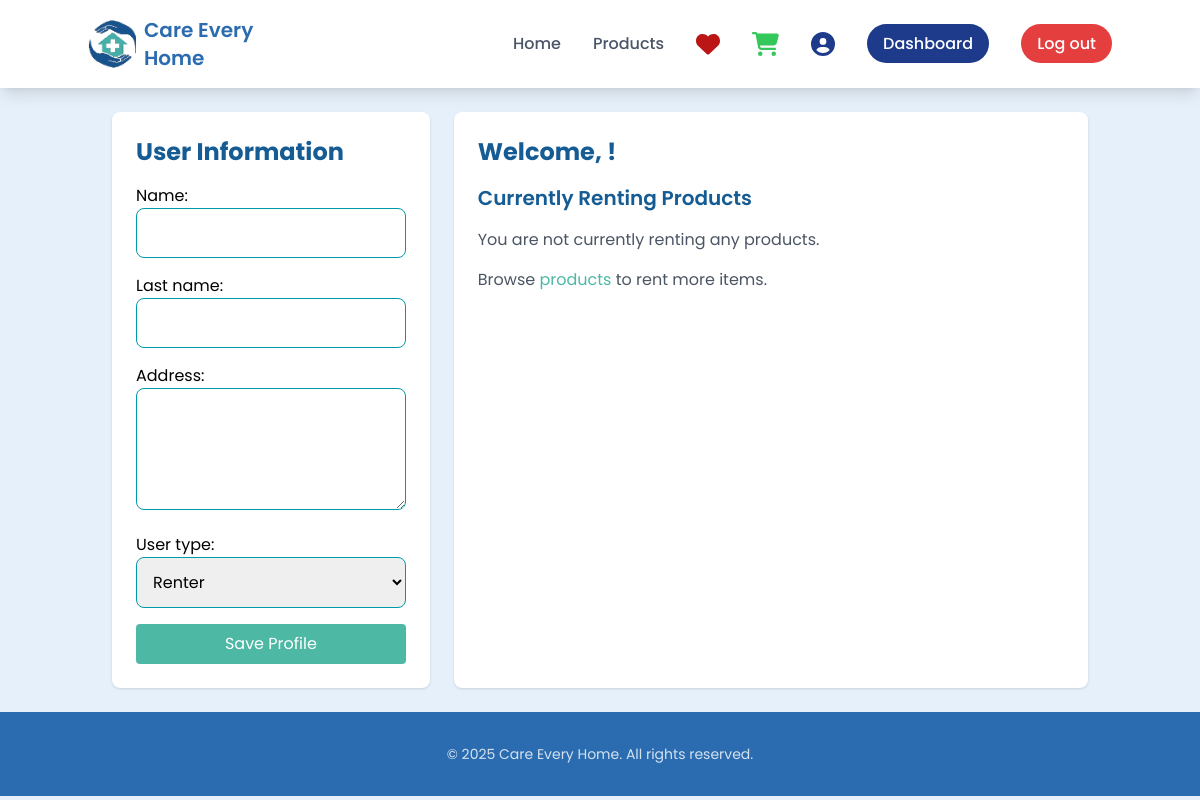
The page /profile/ (signed in) on the database as committed earlier.
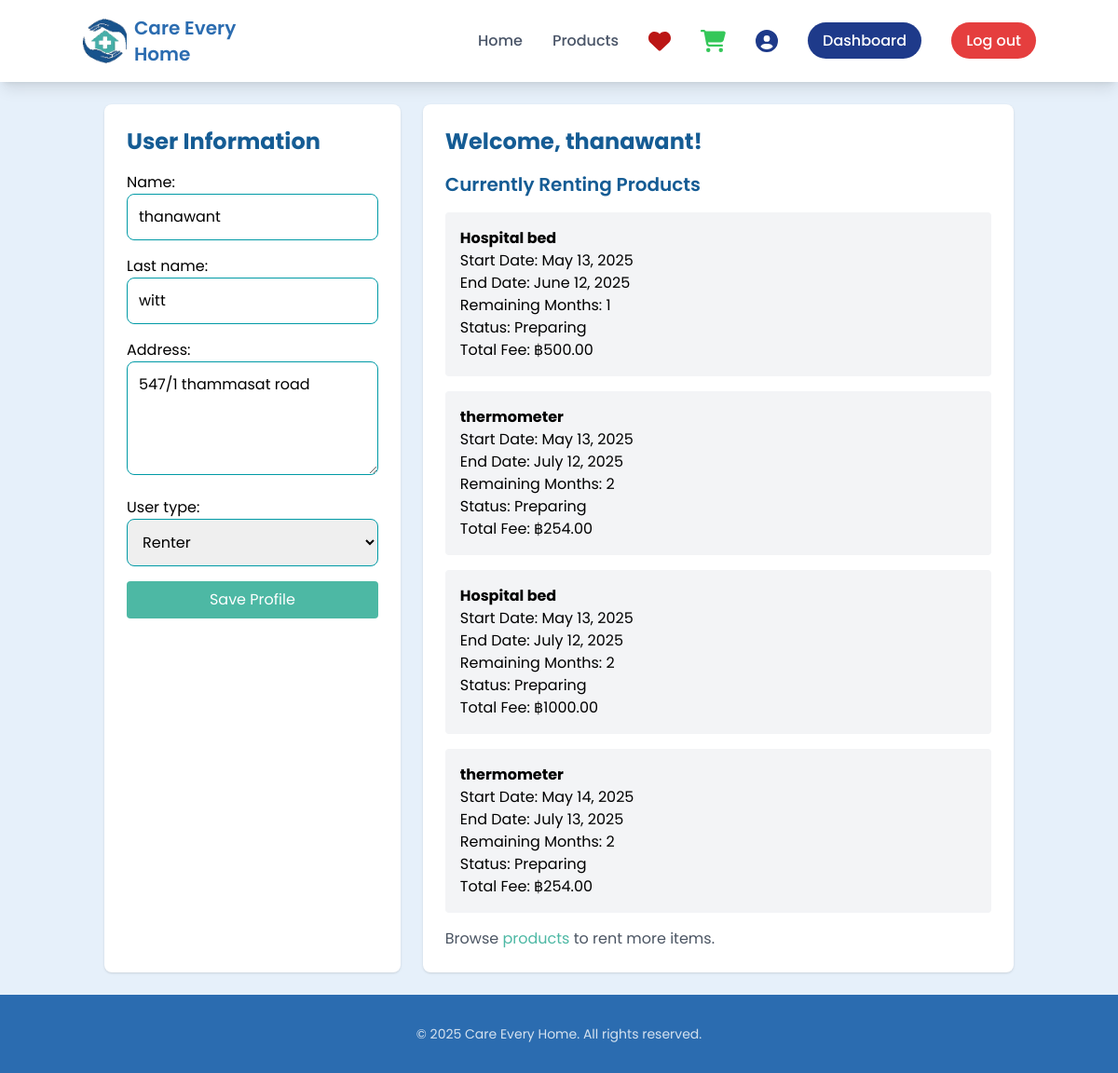
The same page on the database as committed later.
### myapp/models.py (models this page shows, shortened)
class UserProfile(models.Model):
    user = models.OneToOneField(User, on_delete=models.CASCADE)
    name = models.CharField(max_length=100, blank=True)
    last_name = models.CharField(max_length=100, blank=True)
    address = models.TextField(blank=True)
    user_type = models.CharField(max_length=10, choices=USER_TYPE_CHOICES, default='renter')

class Rental(models.Model):
    user = models.ForeignKey(User, on_delete=models.CASCADE)
    product = models.ForeignKey(Product, on_delete=models.CASCADE)
    start_date = models.DateField(default=now, null=True)
    rental_months = models.PositiveIntegerField(default=1, help_text="Number of months for rental (1-12)")
    total_fee = models.DecimalField(max_digits=10, decimal_places=2, default=0.00)
    status = models.CharField(max_length=20, choices=[
        ('preparing', 'Preparing'),
        ('ongoing', 'Ongoing'),
        ('returning', 'Returning'),
        ('returned', 'Returned'),
    ], default='preparing')
    created_at = models.DateTimeField(auto_now_add=True)
    last_payment_reminder = models.DateTimeField(null=True, blank=True)
    def get_end_date(self):
        if not self.start_date:
            return None
        days = self.rental_months * 30
        return self.start_date + timedelta(days=days)
    def remaining_months(self):
        if not self.start_date or self.status == 'returned':
            return 0
        today = now().date()
        end_date = self.get_end_date()
        if today >= end_date:
            return 0
        days_left = (end_date - today).days
        return max(1, (days_left + 29) // 30)

class Product(models.Model):
    name = models.CharField(max_length=255)
    description = models.TextField(blank=True)
    is_available = models.BooleanField(default=True)
    monthly_rate = models.DecimalField(max_digits=6, decimal_places=2)
    image = models.ImageField(upload_to='products/', blank=True, null=True)
    created_at = models.DateTimeField(auto_now_add=True)
    stock = models.PositiveIntegerField(default=0)
    category = models.ForeignKey(Category, on_delete=models.SET_NULL, null=True, blank=True)

### myapp/views.py (the view)
# urls.py: path('profile/', user_profile, name='user_profile'),
@login_required
def user_profile(request):
    user_profile, created = UserProfile.objects.get_or_create(user=request.user)
    if request.method == 'POST':
        profile_form = UserProfileForm(request.POST, instance=user_profile)
        if profile_form.is_valid():
            profile_form.save()
            messages.success(request, "Profile updated successfully.")
            return redirect('user_profile')
        if user_profile.user_type == 'donater':
            donation_form = DonationForm(request.POST, request.FILES)
            if donation_form.is_valid():
                donation = donation_form.save(commit=False)
                donation.user = request.user
                donation.save()
                messages.success(request, "Donation submitted successfully.")
                return redirect('user_profile')
        else:
            donation_form = DonationForm()
    else:
        profile_form = UserProfileForm(instance=user_profile)
        donation_form = DonationForm() if user_profile.user_type == 'donater' else None
    context = {
        'profile_form': profile_form,
        'donation_form': donation_form,
        'user_profile': user_profile,
        'rentals': Rental.objects.filter(user=request.user, status__in=['preparing', 'ongoing', 'returning']) if user_profile.user_type == 'renter' else [],
        'donations': Donation.objects.filter(user=request.user).order_by('-created_at') if user_profile.user_type == 'donater' else [],
    }
    return render(request, 'myapp/user.html', context)

### myapp/forms.py
class UserProfileForm(forms.ModelForm):
    class Meta:
        model = UserProfile
        fields = ['name', 'last_name', 'address', 'user_type']
        widgets = {
            'name': forms.TextInput(attrs={'class': 'w-full p-3 border border-[#009aa6] rounded-lg'}),
            'last_name': forms.TextInput(attrs={'class': 'w-full p-3 border border-[#009aa6] rounded-lg'}),
            'address': forms.Textarea(attrs={'rows': 4, 'class': 'w-full p-3 border border-[#009aa6] rounded-lg'}),
            'user_type': forms.Select(choices=USER_TYPE_CHOICES, attrs={'class': 'w-full p-3 border border-[#009aa6] rounded-lg'}),
        }

### myapp/templates/myapp/user.html (shortened to what this page needs)
{% extends 'myapp/base.html' %}
{% block content %}
<div class="container mx-auto p-6 flex flex-col md:flex-row md:gap-6">
    <div class="w-full md:w-1/3 bg-white p-6 rounded-lg shadow mb-6 md:mb-0">
        <h2 class="text-2xl font-bold mb-4 text-[#155c94]">User Information</h2>
        <form method="POST" class="space-y-4">
            {{ profile_form.as_p }}
            <button type="submit" class="bg-[#4db8a4] hover:bg-[#155c94] text-white px-4 py-2 rounded transition duration-300 w-full">
                Save Profile
            </button>
        </form>
    </div>
    {% if user_profile.user_type == 'donater' %}
        <div class="w-full md:w-2/3 bg-white p-6 rounded-lg shadow">
            <h2 class="text-2xl font-bold mb-4 text-[#155c94]">Donated Products</h2>
            {% if donations %}
                <ul class="space-y-4">
                    {% for donation in donations %}
                        <li class="bg-gray-100 p-4 rounded">
                            <p><strong>{{ donation.product_name }}</strong></p>
                            <p>{{ donation.description|truncatewords:30 }}</p>
                            <p>Status: {% if donation.accepted %}Accepted{% else %}Pending{% endif %}</p>
                            <p>Submitted: {{ donation.created_at|date:"F d, Y" }}</p>
                        </li>
                    {% endfor %}
                </ul>
            {% else %}
                <p class="text-gray-600">You have not submitted any donations yet.</p>
            {% endif %}
        </div>
    {% else %}
        <div class="w-full md:w-2/3 bg-white p-6 rounded-lg shadow">
            <h2 class="text-2xl font-bold mb-4 text-[#155c94]">Welcome, {{ user_profile.name }}!</h2>
            <h3 class="text-xl font-semibold mb-4 text-[#155c94]">Currently Renting Products</h3>
            {% if rentals %}
                <ul class="space-y-4">
                    {% for rental in rentals %}
                        {% if rental.status != 'returned' %}
                            <li class="bg-gray-100 p-4 rounded">
                                <p><strong>{{ rental.product.name }}</strong></p>
                                <p>Start Date: {{ rental.start_date }}</p>
                                <p>End Date: {{ rental.get_end_date|default:"Ongoing" }}</p>
                                <p>Remaining Months: {{ rental.remaining_months }}</p>
                                <p>Status: {{ rental.get_status_display }}</p>
                                <p>Total Fee: ฿{{ rental.total_fee }}</p>
                            </li>
                        {% endif %}
                    {% endfor %}
                </ul>
            {% else %}
                <p class="text-gray-600">You are not currently renting any products.</p>
            {% endif %}
            <p class="text-gray-600 mt-4">Browse <a href="{% url 'product_list' %}" class="text-[#4db8a4] hover:underline">products</a> to rent more items.</p>
        </div>
    {% endif %}
</div>
{% endblock %}

Rows that differ between the two databases and show on the page:
changed UserProfile "Renter": name (not shown) → "thanawant"; last_name (not shown) → "witt"; address (not shown) → "547/1 thammasat road"
added Rental: product.name "Hospital bed", start_date "May 13, 2025", get_end_date "June 12, 2025", remaining_months "1", status "Preparing", total_fee "500.00"
added Rental: product.name "thermometer", start_date "May 13, 2025", get_end_date "July 12, 2025", remaining_months "2", status "Preparing", total_fee "254.00"
added Rental: product.name "Hospital bed", start_date "May 13, 2025", get_end_date "July 12, 2025", remaining_months "2", status "Preparing", total_fee "1000.00"
added Rental: product.name "thermometer", start_date "May 14, 2025", get_end_date "July 13, 2025", remaining_months "2", status "Preparing", total_fee "254.00"
Other text that changed with them:
text no longer shown: "You are not currently renting any products."
